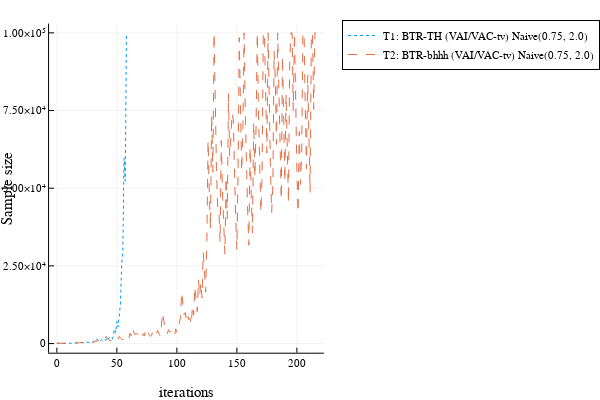

Notebook code cell kept with this figure:
### Code cell
####################################################################################
p = plot(xlabel="iterations", ylabel="Sample size", legend=:outertopright)

indicesVariance = 1:2
indicesNormal = []

for i in indicesVariance
    plot!(p, alltests.all_dataVariance[i].IterAccumulator, alltests.all_dataVariance[i].SamplingSizeAccumulator,
                label = alltests.all_legendVariance[i], line=lines[i%4 + 1])
end


for i in indicesNormal
    plot!(p, alltests.all_dataNormal[i].IterAccumulator, alltests.all_dataNormal[i].SamplingSizeAccumulator,
                label = alltests.all_legendNormal[i], line=lines[i%4 + 1])
end

fileName = "comparaison_all_methods_distTo"
savefig(p, string(fileName, extension))

p

### Figure 1 — Plotly figure (JSON) as saved in the notebook; plotly's stock layout.template omitted (floating-point values rounded to 4 significant figures; data arrays with more than 128 entries replaced by an {"elided": "..."} marker saying what was removed)
{"data": [{"colorbar": {"title": ""}, "legendgroup": "T1: BTR-TH (VAI/VAC-tv) Naive(0.75, 2.0)", "line": {"color": "rgba(0, 154, 250, 1.000)", "dash": "dot", "shape": "linear", "width": 1}, "mode": "lines", "name": "T1: BTR-TH (VAI/VAC-tv) Naive(0.75, 2.0)", "showlegend": true, "type": "scatter", "x": [0, 1, 2, 3, 4, 5, 6, 7, 8, 9, 10, 11, 12, 13, 14, 15, 16, 17, 18, 19, 20, 21, 22, 23, 24, 25, 26, 27, 28, 29, 30, 31, 32, 33, 34, 35, 36, 37, 38, 39, 40, 41, 42, 43, 44, 45, 46, 47, 48, 49, 50, 51, 52, 53, 54, 55, 56, 57, 58], "xaxis": "x", "y": [100, 75, 57, 54, 56, 58, 60, 62, 64, 66, 132, 99, 99, 198, 149, 149, 298, 333, 250, 500, 375, 282, 282, 564, 464, 416, 312, 312, 312, 241, 482, 964, 723, 1446, 1085, 814, 611, 1222, 917, 1358, 1213, 1062, 2124, 1593, 2031, 1714, 1286, 2358, 4716, 3537, 7074, 5306, 10612, 12780, 25560, 29874, 59748, 52311, 100000], "yaxis": "y", "zmax": null, "zmin": null}, {"colorbar": {"title": ""}, "legendgroup": "T2: BTR-bhhh (VAI/VAC-tv) Naive(0.75, 2.0)", "line": {"color": "rgba(227, 111, 71, 1.000)", "dash": "dash", "shape": "linear", "width": 1}, "mode": "lines", "name": "T2: BTR-bhhh (VAI/VAC-tv) Naive(0.75, 2.0)", "showlegend": true, "type": "scatter", "x": {"elided": "217 int values"}, "xaxis": "x", "y": {"elided": "217 int values"}, "yaxis": "y", "zmax": null, "zmin": null}], "layout": {"annotations": [], "height": 400, "legend": {"bgcolor": "rgba(255, 255, 255, 1.000)", "bordercolor": "rgba(0, 0, 0, 1.000)", "borderwidth": 1, "font": {"color": "rgba(0, 0, 0, 1.000)", "family": "sans-serif", "size": 11}, "title": {"font": {"color": "rgba(0, 0, 0, 1.000)", "family": "sans-serif", "size": 15}, "text": ""}, "tracegroupgap": 0, "traceorder": "normal", "x": 1.05, "xanchor": "upper", "y": 1, "yanchor": "right"}, "margin": {"b": 20, "l": 0, "r": 0, "t": 20}, "paper_bgcolor": "rgba(255, 255, 255, 1.000)", "plot_bgcolor": "rgba(255, 255, 255, 1.000)", "showlegend": true, "width": 600, "xaxis": {"anchor": "y", "domain": [0.1505, 0.9934], "gridcolor": "rgba(0, 0, 0, 0.100)", "gridwidth": 0.5, "linecolor": "rgba(0, 0, 0, 1.000)", "mirror": false, "range": [-6.48, 222.5], "showgrid": true, "showline": true, "showticklabels": true, "tickangle": 0, "tickcolor": "rgb(0, 0, 0)", "tickfont": {"color": "rgba(0, 0, 0, 1.000)", "family": "sans-serif", "size": 11}, "tickmode": "array", "ticks": "inside", "ticktext": ["0", "50", "100", "150", "200"], "tickvals": [0, 50, 100, 150, 200], "title": "iterations", "titlefont": {"color": "rgba(0, 0, 0, 1.000)", "family": "sans-serif", "size": 15}, "type": "-", "visible": true, "zeroline": false, "zerolinecolor": "rgba(0, 0, 0, 1.000)"}, "yaxis": {"anchor": "x", "domain": [0.07581, 0.9902], "gridcolor": "rgba(0, 0, 0, 0.100)", "gridwidth": 0.5, "linecolor": "rgba(0, 0, 0, 1.000)", "mirror": false, "range": [-2944.0, 103000.0], "showgrid": true, "showline": true, "showticklabels": true, "tickangle": 0, "tickcolor": "rgb(0, 0, 0)", "tickfont": {"color": "rgba(0, 0, 0, 1.000)", "family": "sans-serif", "size": 11}, "tickmode": "array", "ticks": "inside", "ticktext": ["0", "2.50×10⁴", "5.00×10⁴", "7.50×10⁴", "1.00×10⁵"], "tickvals": [0, 25000, 50000, 75000, 100000], "title": "Sample size", "titlefont": {"color": "rgba(0, 0, 0, 1.000)", "family": "sans-serif", "size": 15}, "type": "-", "visible": true, "zeroline": false, "zerolinecolor": "rgba(0, 0, 0, 1.000)"}}}
